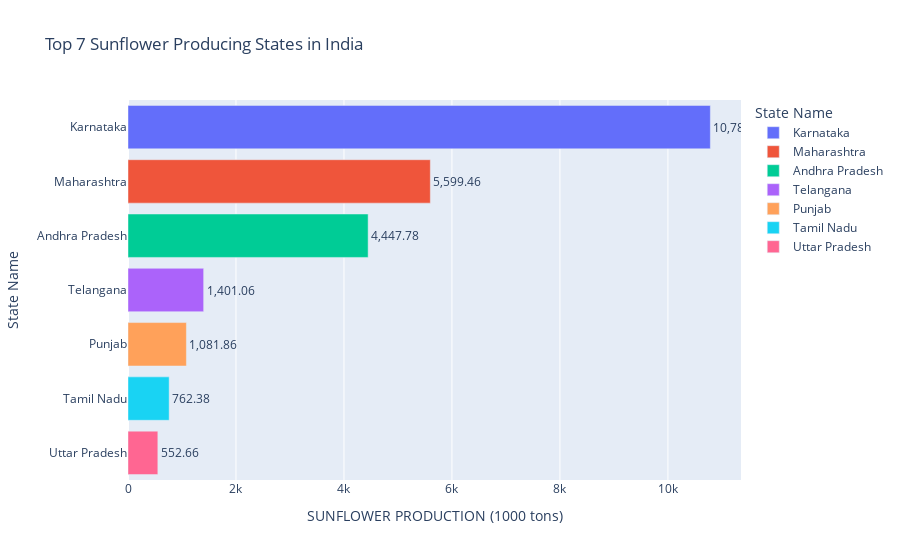

The cell this chart's notebook holds for it:
### Markdown cell above
Top 7 SUNFLOWER PRODUCTION  State

### Code cell
top_sunflower=df.groupby('State Name')['SUNFLOWER PRODUCTION (1000 tons)'].sum().nlargest(7).reset_index()
fig_hbar = px.bar(
    top_sunflower,
    x='SUNFLOWER PRODUCTION (1000 tons)',
    y='State Name',
    orientation='h',
    title='Top 7 Sunflower Producing States in India',
    text='SUNFLOWER PRODUCTION (1000 tons)',
    color='State Name'
)

fig_hbar.update_traces(texttemplate='%{x:,}', textposition='outside')
fig_hbar.update_layout(uniformtext_minsize=8, uniformtext_mode='hide')
fig_hbar.show()

### Figure 1 — Plotly figure (JSON) as saved in the notebook; plotly's stock layout.template omitted (floating-point values rounded to 4 significant figures)
{"data": [{"alignmentgroup": "True", "hovertemplate": "State Name=%{y}<br>SUNFLOWER PRODUCTION (1000 tons)=%{text}<extra></extra>", "legendgroup": "Karnataka", "marker": {"color": "#636efa", "pattern": {"shape": ""}}, "name": "Karnataka", "offsetgroup": "Karnataka", "orientation": "h", "showlegend": true, "text": [10790.0], "textposition": "outside", "texttemplate": "%{x:,}", "type": "bar", "x": [10790.0], "xaxis": "x", "y": ["Karnataka"], "yaxis": "y"}, {"alignmentgroup": "True", "hovertemplate": "State Name=%{y}<br>SUNFLOWER PRODUCTION (1000 tons)=%{text}<extra></extra>", "legendgroup": "Maharashtra", "marker": {"color": "#EF553B", "pattern": {"shape": ""}}, "name": "Maharashtra", "offsetgroup": "Maharashtra", "orientation": "h", "showlegend": true, "text": [5599.0], "textposition": "outside", "texttemplate": "%{x:,}", "type": "bar", "x": [5599.0], "xaxis": "x", "y": ["Maharashtra"], "yaxis": "y"}, {"alignmentgroup": "True", "hovertemplate": "State Name=%{y}<br>SUNFLOWER PRODUCTION (1000 tons)=%{text}<extra></extra>", "legendgroup": "Andhra Pradesh", "marker": {"color": "#00cc96", "pattern": {"shape": ""}}, "name": "Andhra Pradesh", "offsetgroup": "Andhra Pradesh", "orientation": "h", "showlegend": true, "text": [4448.0], "textposition": "outside", "texttemplate": "%{x:,}", "type": "bar", "x": [4448.0], "xaxis": "x", "y": ["Andhra Pradesh"], "yaxis": "y"}, {"alignmentgroup": "True", "hovertemplate": "State Name=%{y}<br>SUNFLOWER PRODUCTION (1000 tons)=%{text}<extra></extra>", "legendgroup": "Telangana", "marker": {"color": "#ab63fa", "pattern": {"shape": ""}}, "name": "Telangana", "offsetgroup": "Telangana", "orientation": "h", "showlegend": true, "text": [1401.0], "textposition": "outside", "texttemplate": "%{x:,}", "type": "bar", "x": [1401.0], "xaxis": "x", "y": ["Telangana"], "yaxis": "y"}, {"alignmentgroup": "True", "hovertemplate": "State Name=%{y}<br>SUNFLOWER PRODUCTION (1000 tons)=%{text}<extra></extra>", "legendgroup": "Punjab", "marker": {"color": "#FFA15A", "pattern": {"shape": ""}}, "name": "Punjab", "offsetgroup": "Punjab", "orientation": "h", "showlegend": true, "text": [1082.0], "textposition": "outside", "texttemplate": "%{x:,}", "type": "bar", "x": [1082.0], "xaxis": "x", "y": ["Punjab"], "yaxis": "y"}, {"alignmentgroup": "True", "hovertemplate": "State Name=%{y}<br>SUNFLOWER PRODUCTION (1000 tons)=%{text}<extra></extra>", "legendgroup": "Tamil Nadu", "marker": {"color": "#19d3f3", "pattern": {"shape": ""}}, "name": "Tamil Nadu", "offsetgroup": "Tamil Nadu", "orientation": "h", "showlegend": true, "text": [762.4], "textposition": "outside", "texttemplate": "%{x:,}", "type": "bar", "x": [762.4], "xaxis": "x", "y": ["Tamil Nadu"], "yaxis": "y"}, {"alignmentgroup": "True", "hovertemplate": "State Name=%{y}<br>SUNFLOWER PRODUCTION (1000 tons)=%{text}<extra></extra>", "legendgroup": "Uttar Pradesh", "marker": {"color": "#FF6692", "pattern": {"shape": ""}}, "name": "Uttar Pradesh", "offsetgroup": "Uttar Pradesh", "orientation": "h", "showlegend": true, "text": [552.7], "textposition": "outside", "texttemplate": "%{x:,}", "type": "bar", "x": [552.7], "xaxis": "x", "y": ["Uttar Pradesh"], "yaxis": "y"}], "layout": {"barmode": "relative", "legend": {"title": {"text": "State Name"}, "tracegroupgap": 0}, "title": {"text": "Top 7 Sunflower Producing States in India"}, "uniformtext": {"minsize": 8, "mode": "hide"}, "xaxis": {"anchor": "y", "domain": [0, 1], "title": {"text": "SUNFLOWER PRODUCTION (1000 tons)"}}, "yaxis": {"anchor": "x", "categoryarray": ["Uttar Pradesh", "Tamil Nadu", "Punjab", "Telangana", "Andhra Pradesh", "Maharashtra", "Karnataka"], "categoryorder": "array", "domain": [0, 1], "title": {"text": "State Name"}}}}
